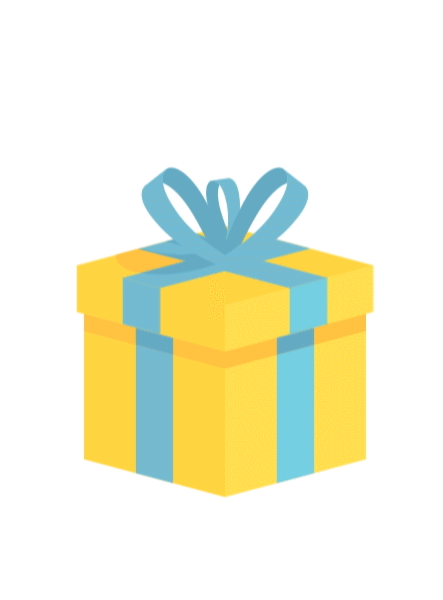
#> input picture assets/img/0.png, 443 x 600 px; its folder holds only this picture in this run
$ python crop.py
#> lines starting #> are read from the running program, lines starting #| are printed output that depends on the picture
from PIL import Image

for i in range(177):
    im = Image.open(f"./{i}.png")
#> im is the input picture: PIL image 443x600 RGBA; mean R, G, B, A 240.2, 241, 218.5, 73

    # Size of the image in pixels (size of orginal image)
    # (This is not mandatory)
    width, height = im.size
#> width = 443; height = 600

    # Setting the points for cropped image
    left = 25
    top = 0
    right = 468
    bottom = height
#> bottom = 600

    # Cropped image of above dimension
    # (It will not change orginal image)
    im1 = im.crop((left, top, right, bottom))
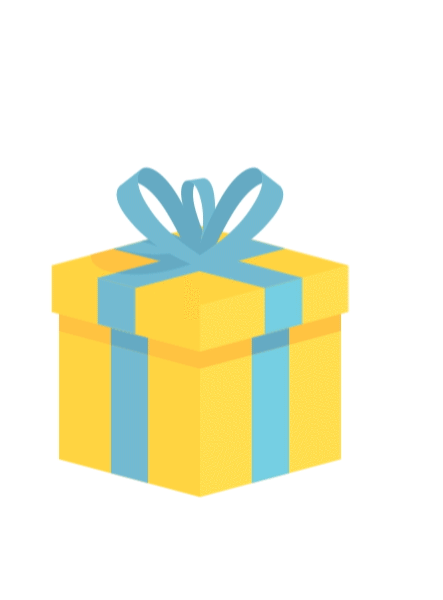
#> im1: PIL image 443x600 RGBA; mean R, G, B, A 225.8, 226.6, 204.1, 73; transparent parts drawn white
#> (the run stopped early here; a loop or call above may not have finished)
